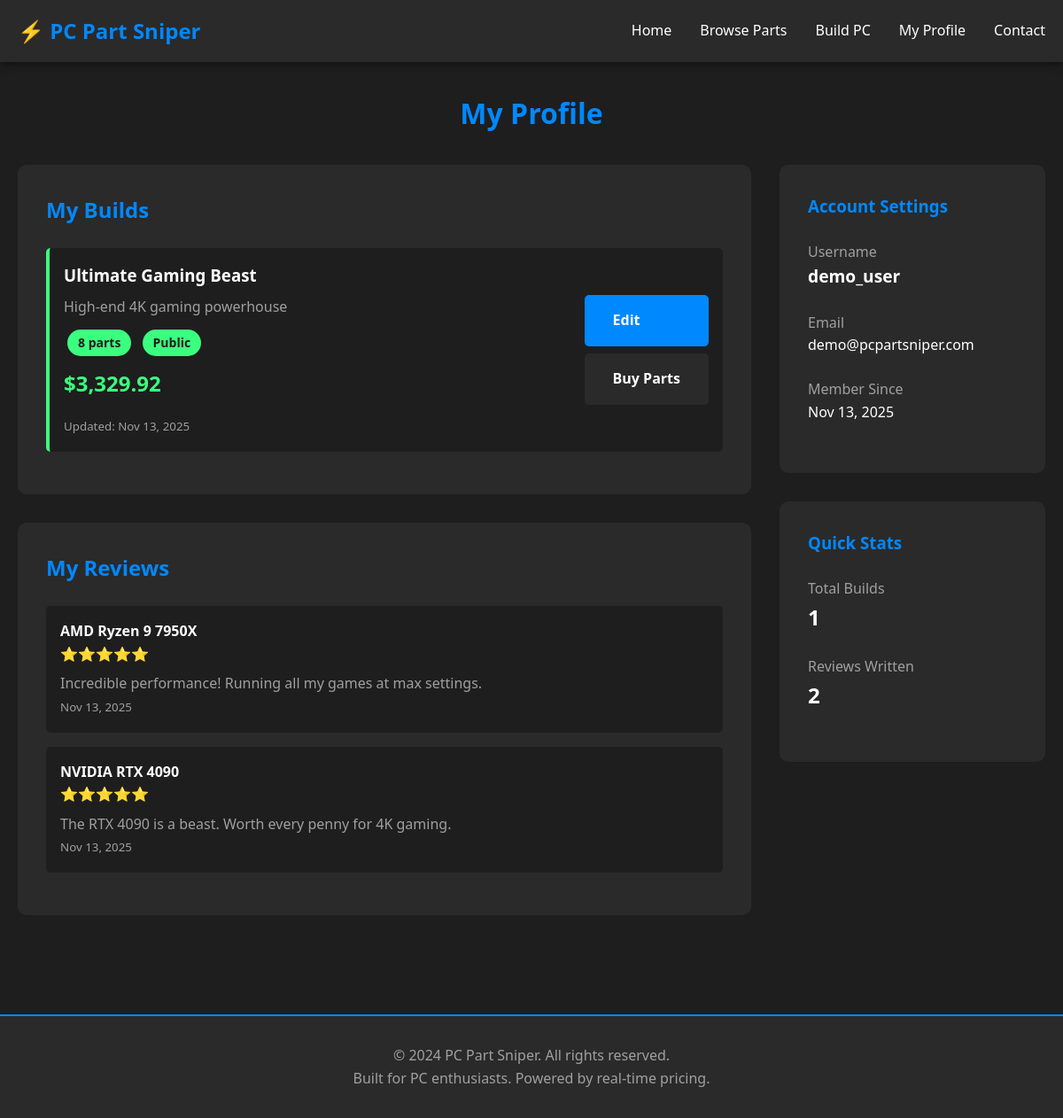
The app's page /profile.php with its own data.
### tables this page shows
CREATE TABLE builds (
    build_id INTEGER PRIMARY KEY AUTOINCREMENT,
    user_id INTEGER,
    build_name TEXT NOT NULL,
    description TEXT,
    is_public INTEGER DEFAULT 0,
    created_at DATETIME DEFAULT CURRENT_TIMESTAMP,
    updated_at DATETIME DEFAULT CURRENT_TIMESTAMP,
    FOREIGN KEY (user_id) REFERENCES users(user_id)
);

CREATE TABLE reviews (
    review_id INTEGER PRIMARY KEY AUTOINCREMENT,
    part_id INTEGER,
    user_id INTEGER,
    rating INTEGER CHECK(rating >= 1 AND rating <= 5),
    review_text TEXT,
    created_at DATETIME DEFAULT CURRENT_TIMESTAMP,
    FOREIGN KEY (part_id) REFERENCES parts(part_id),
    FOREIGN KEY (user_id) REFERENCES users(user_id)
);

CREATE TABLE parts (
    part_id INTEGER PRIMARY KEY AUTOINCREMENT,
    part_name TEXT NOT NULL,
    category TEXT NOT NULL,
    brand TEXT,
    model TEXT,
    price REAL,
    socket TEXT,
    form_factor TEXT,
    tdp INTEGER,
    wattage INTEGER,
    specs TEXT,
    image_url TEXT,
    is_used INTEGER DEFAULT 0,
    created_at DATETIME DEFAULT CURRENT_TIMESTAMP
);

CREATE TABLE users (
    user_id INTEGER PRIMARY KEY AUTOINCREMENT,
    username TEXT UNIQUE NOT NULL,
    email TEXT UNIQUE NOT NULL,
    password_hash TEXT NOT NULL,
    created_at DATETIME DEFAULT CURRENT_TIMESTAMP
);

### db_config.php (called while the page is built, shortened)
<?php
function getDB() {
    $db = new SQLite3('pcpartsniper.db');
    $db->busyTimeout(5000);
    return $db;
}
function query($sql, $params = []) {
    $db = getDB();
    $stmt = $db->prepare($sql);
    if ($params) {
        foreach ($params as $key => $value) {
            $stmt->bindValue($key, $value);
        }
    }
    $result = $stmt->execute();
    return $result;
}
function fetchAll($sql, $params = []) {
    $result = query($sql, $params);
    $rows = [];
    while ($row = $result->fetchArray(SQLITE3_ASSOC)) {
        $rows[] = $row;
    }
    return $rows;
}
function fetchOne($sql, $params = []) {
    $result = query($sql, $params);
    return $result->fetchArray(SQLITE3_ASSOC);
}
?>

### profile.php (the view, shortened to what this page needs)
<?php
require_once 'db_config.php';
$userId = 1;
$user = fetchOne("SELECT * FROM users WHERE user_id = :id", [':id' => $userId]);
$builds = fetchAll("SELECT * FROM builds WHERE user_id = :id ORDER BY updated_at DESC", [':id' => $userId]);
$reviews = fetchAll("SELECT r.*, p.part_name
    FROM reviews r
    JOIN parts p ON r.part_id = p.part_id
    WHERE r.user_id = :id
    ORDER BY r.created_at DESC", [':id' => $userId]);
include 'includes/header.php';
?>
<div class="container">
    <h1 class="section-title">My Profile</h1>
    <div class="two-column">
        <div>
            <div class="build-section">
                <h2>My Builds</h2>
                <?php if (empty($builds)): ?>
                    <p style="color: var(--text-secondary);">You haven't created any builds yet.</p>
                    <a href="/build.php?new=1" class="btn" style="margin-top: 1rem;">Create Your First Build</a>
                <?php else: ?>
                    <?php foreach ($builds as $build): ?>
                        <?php
                        $partCount = fetchOne("SELECT COUNT(*) as count FROM build_parts WHERE build_id = :id",
                                             [':id' => $build['build_id']]);
                        $buildParts = fetchAll("SELECT p.price FROM build_parts bp
                                              JOIN parts p ON bp.part_id = p.part_id
                                              WHERE bp.build_id = :id", [':id' => $build['build_id']]);
                        $total = 0;
                        foreach ($buildParts as $part) {
                            $total += $part['price'] ?? 0;
                        }
                        ?>
                        <div class="build-item compatible">
                            <div style="flex: 1;">
                                <h3><?php echo htmlspecialchars($build['build_name']); ?></h3>
                                <p style="color: var(--text-secondary); margin: 0.5rem 0;">
                                    <?php echo htmlspecialchars($build['description'] ?? 'No description'); ?>
                                </p>
                                <div style="margin-top: 0.5rem;">
                                    <span class="badge badge-new">
                                        <?php echo $partCount['count']; ?> parts
                                    </span>
                                    <?php if ($build['is_public']): ?>
                                        <span class="badge badge-compatible">Public</span>
                                    <?php endif; ?>
                                </div>
                                <?php if ($total > 0): ?>
                                    <div class="price" style="margin-top: 0.5rem;">
                                        $<?php echo number_format($total, 2); ?>
                                    </div>
                                <?php endif; ?>
                                <small style="color: var(--text-secondary);">
                                    Updated: <?php echo date('M d, Y', strtotime($build['updated_at'])); ?>
                                </small>
                            </div>
                            <div style="display: flex; flex-direction: column; gap: 0.5rem;">
                                <a href="/build.php?build_id=<?php echo $build['build_id']; ?>" class="btn">
                                    Edit
                                </a>
                                <a href="/checkout.php?build_id=<?php echo $build['build_id']; ?>" class="btn btn-secondary">
                                    Buy Parts
                                </a>
                            </div>
                        </div>
                    <?php endforeach; ?>
                <?php endif; ?>
            </div>
            <div class="build-section">
                <h2>My Reviews</h2>
                <?php if (empty($reviews)): ?>
                    <p style="color: var(--text-secondary);">You haven't written any reviews yet.</p>
                <?php else: ?>
                    <?php foreach ($reviews as $review): ?>
                        <div class="build-item">
                            <div>
                                <h4><?php echo htmlspecialchars($review['part_name']); ?></h4>
                                <span style="color: var(--highlight);">
                                    <?php echo str_repeat('⭐', $review['rating']); ?>
                                </span>
                                <p style="margin-top: 0.5rem; color: var(--text-secondary);">
                                    <?php echo htmlspecialchars($review['review_text']); ?>
                                </p>
                                <small style="color: var(--text-secondary);">
                                    <?php echo date('M d, Y', strtotime($review['created_at'])); ?>
                                </small>
                            </div>
                        </div>
                    <?php endforeach; ?>
                <?php endif; ?>
            </div>
        </div>
        <div>
            <div class="build-summary">
                <h3>Account Settings</h3>
                <?php if ($user): ?>
                    <div style="margin: 1.5rem 0;">
                        <p style="color: var(--text-secondary);">Username</p>
                        <p style="font-size: 1.2rem; font-weight: bold;">
                            <?php echo htmlspecialchars($user['username']); ?>
                        </p>
                    </div>
                    <div style="margin: 1.5rem 0;">
                        <p style="color: var(--text-secondary);">Email</p>
                        <p><?php echo htmlspecialchars($user['email']); ?></p>
                    </div>
                    <div style="margin: 1.5rem 0;">
                        <p style="color: var(--text-secondary);">Member Since</p>
                        <p><?php echo date('M d, Y', strtotime($user['created_at'])); ?></p>
                    </div>
                <?php else: ?>
                    <p style="color: var(--text-secondary);">Please log in to view your profile.</p>
                <?php endif; ?>
            </div>
            <div class="build-summary" style="margin-top: 2rem;">
                <h3>Quick Stats</h3>
                <div style="margin: 1.5rem 0;">
                    <p style="color: var(--text-secondary);">Total Builds</p>
                    <p style="font-size: 1.5rem; font-weight: bold;">
                        <?php echo count($builds); ?>
                    </p>
                </div>
                <div style="margin: 1.5rem 0;">
                    <p style="color: var(--text-secondary);">Reviews Written</p>
                    <p style="font-size: 1.5rem; font-weight: bold;">
                        <?php echo count($reviews); ?>
                    </p>
                </div>
            </div>
        </div>
    </div>
</div>
<?php include 'includes/footer.php'; ?>

### assets/css/style.css (style rules this page uses)
* { margin: 0; padding: 0; box-sizing: border-box; }
:root { --primary: #1E1E1E; --accent: #0088FF; --secondary: #2A2A2A; --highlight: #3BFF7F; --text: #FFFFFF; --text-secondary: #A0A0A0; }
body { font-family: 'Segoe UI', Tahoma, Geneva, Verdana, sans-serif; background: var(--primary); color: var(--text); line-height: 1.6; }
.container { max-width: 1200px; margin: 0 auto; padding: 0 20px; }
.btn { padding: 1rem 2rem; border: none; background: var(--accent); color: var(--text); border-radius: 5px; cursor: pointer; font-size: 1rem; font-weight: bold; transition: all 0.3s; text-decoration: none; display: inline-block; }
.btn-secondary { background: var(--secondary); }
.price { font-size: 1.5rem; font-weight: bold; color: var(--highlight); margin: 1rem 0; }
.build-section { background: var(--secondary); border-radius: 10px; padding: 2rem; margin-bottom: 2rem; }
.build-section h2 { color: var(--accent); margin-bottom: 1.5rem; }
.build-item { background: var(--primary); padding: 1rem; border-radius: 5px; margin-bottom: 1rem; display: flex; justify-content: space-between; align-items: center; }
.build-item.compatible { border-left: 4px solid var(--highlight); }
.build-summary { background: var(--secondary); padding: 2rem; border-radius: 10px; position: sticky; top: 100px; }
.build-summary h3 { color: var(--accent); margin-bottom: 1rem; }
.badge { display: inline-block; padding: 0.25rem 0.75rem; border-radius: 20px; font-size: 0.875rem; font-weight: bold; margin: 0.25rem; }
.badge-new { background: var(--highlight); color: var(--primary); }
.badge-compatible { background: var(--highlight); color: var(--primary); }
.section-title { font-size: 2rem; color: var(--accent); margin-bottom: 2rem; text-align: center; }
.two-column { display: grid; grid-template-columns: 1fr 300px; gap: 2rem; }

### records on screen
builds: build_name "Ultimate Gaming Beast", description "High-end 4K gaming powerhouse", count "8", is_public "Public", total "3,329.92", updated_at "Nov 13, 2025"
reviews: part.part_name "AMD Ryzen 9 7950X", rating "⭐⭐⭐⭐⭐", review_text "Incredible performance! Running all my games at max settings.", created_at "Nov 13, 2025"
reviews: part.part_name "NVIDIA RTX 4090", rating "⭐⭐⭐⭐⭐", review_text "The RTX 4090 is a beast. Worth every penny for 4K gaming.", created_at "Nov 13, 2025"
users: username "demo_user", email "demo@pcpartsniper.com", created_at "Nov 13, 2025"

### other values on screen
count($builds) "1"
count($reviews) "2"
